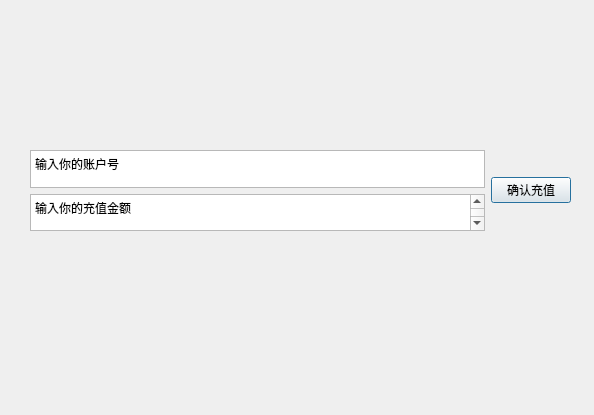
<?xml version="1.0" encoding="UTF-8"?>
<ui version="4.0">
 <class>ChongZhi_menu</class>
 <widget class="QDialog" name="ChongZhi_menu">
  <property name="geometry">
   <rect>
    <x>0</x>
    <y>0</y>
    <width>594</width>
    <height>415</height>
   </rect>
  </property>
  <property name="windowTitle">
   <string>账户充值</string>
  </property>
  <widget class="QWidget" name="horizontalLayoutWidget">
   <property name="geometry">
    <rect>
     <x>30</x>
     <y>150</y>
     <width>541</width>
     <height>81</height>
    </rect>
   </property>
   <layout class="QHBoxLayout" name="horizontalLayout">
    <item>
     <layout class="QVBoxLayout" name="verticalLayout">
      <item>
       <widget class="QPlainTextEdit" name="ChongZhi_Hao">
        <property name="plainText">
         <string>输入你的账户号</string>
        </property>
       </widget>
      </item>
      <item>
       <widget class="QPlainTextEdit" name="ChongZhi_JinE">
        <property name="plainText">
         <string>输入你的充值金额
</string>
        </property>
       </widget>
      </item>
     </layout>
    </item>
    <item>
     <widget class="QPushButton" name="Btn_ChongZhi">
      <property name="text">
       <string>确认充值</string>
      </property>
     </widget>
    </item>
   </layout>
  </widget>
 </widget>
 <resources/>
 <connections/>
</ui>
